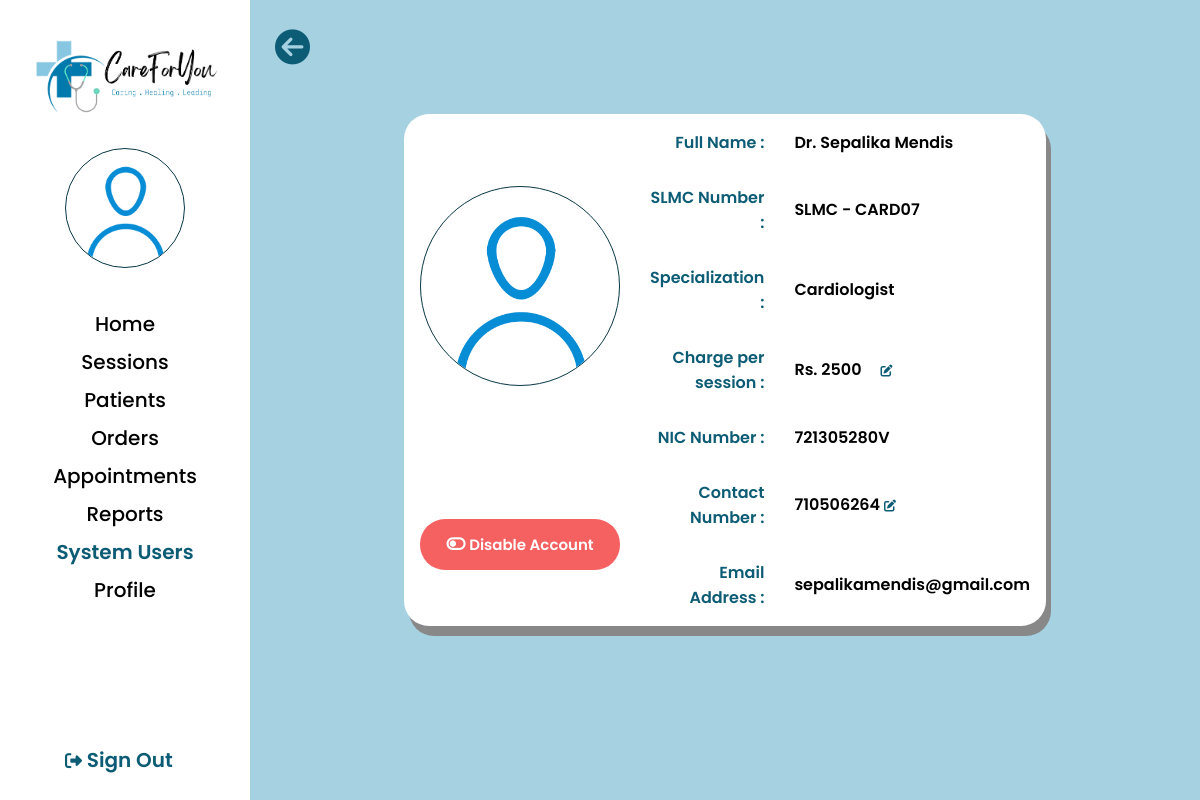
Screenshot of /admin/admin-doc-view-detail.php?id=1 (signed in) with the database file from the repository.
### tables this page shows
CREATE TABLE `tbl_doctor` (
  `doctor_id` int(100) NOT NULL,
  `doc_name` text NOT NULL,
  `contact_number` int(100) NOT NULL,
  `SLMC_number` varchar(50) NOT NULL,
  `charge` varchar(100) NOT NULL,
  `specialization` varchar(255) NOT NULL,
  `userid` varchar(10) NOT NULL,
  `nic` varchar(12) NOT NULL,
  `profile_picture` varchar(255) NOT NULL DEFAULT 'user.png'
);

CREATE TABLE `tbl_sysusers` (
  `userid` int(10) NOT NULL,
  `actortype` varchar(100) NOT NULL,
  `username` varchar(100) NOT NULL,
  `password` varchar(255) NOT NULL,
  `status` int(1) NOT NULL DEFAULT 1,
  `email` varchar(30) NOT NULL
);

### admin/admin_getinfo.php (called while the page is built, shortened)
<?php
    if(isset($_SESSION['user']))
    {
        $user  = $_SESSION['user'];
        $sql = "SELECT userid,email FROM tbl_sysusers WHERE username='$user' ";
        $res = mysqli_query($conn, $sql);
        if($res == TRUE)
        {
            $count =mysqli_num_rows($res);
            if($count == 1)
            {
                $row = mysqli_fetch_assoc($res);
                $Admin_userid = $row['userid'];
            }
        }
        $sql2 = "SELECT * FROM tbl_admin WHERE userid=$Admin_userid";
        $res2 = mysqli_query($conn, $sql2);
        if($res2 == TRUE)
        {
            $count2 =mysqli_num_rows($res2);
            if($count2 == 1)
            {
                $row2 = mysqli_fetch_assoc($res2);
                $Admin_profile_picture = $row2['profile_picture'];
            }
        }
    }
?>

### admin/admin-doc-view-detail.php (the view, shortened to what this page needs)
<?php include('../config/constants.php'); ?>
<!DOCTYPE html>
<html lang="en">
<head>
    <link rel="stylesheet" href="../css/admin.css">
</head>
<body>
    <?php include('admin_getinfo.php') ?>
    <div class="wrapper">
        <div class="sidebar">
            <a href="../index.php"><img src="../images/logo.png" alt="logo" class="logo"></a>
            <img src="../images/user-profilepic/admin/<?php echo $Admin_profile_picture; ?>" alt="user" class="imgframe">
            <ul>
                <li><a href="admin_home.php">Home</a></li>
                <li><a href="admin-session-view.php">Sessions</a></li>
                <li><a href="admin-patient-view.php">Patients</a></li>
                <li><a href="admin-order-view.php">Orders</a></li>
                <li><a href="admin-appointment.php">Appointments</a></li>
                <li><a href="#">Reports</a></li>
                <li><a href="admin-system-users.php">
                        <div class="highlighttext">System Users</div>
                    </a></li>
                <li><a href="admin_viewprofile.php">Profile</a></li>
            </ul>
            <div class="signouttext"><a href="../logout.php"><i class="fa-solid fa-right-from-bracket"></i> Sign Out </a></div>
        </div>
        <div class="main_content">
            <div class="info">
            <div class="back" onclick="location.href='admin-doc-view.php'">
                <i class="fa-solid fa-circle-arrow-left" style="font-size: 35px;"></i>
            </div>
            <?php
                $id = $_GET['id'];
                $query = "SELECT * FROM tbl_doctor INNER JOIN tbl_sysusers ON tbl_doctor.userid = tbl_sysusers.userid WHERE doctor_id= $id";
                $result = mysqli_query($conn, $query);
                $row = mysqli_fetch_assoc($result);
                ?>
               <table class="view-doc" >
                    <tr>
                        <td rowspan = 5 style="width:100px;">
                            <img src="../images/user-profilepic/doctor/<?php echo $row['profile_picture']; ?>" alt="user" class="ppframe">
                        </td>
                        <td class="typeR">Full Name :</td>
                        <td class="typeL"><?php echo $row['doc_name']; ?></tr>
                    <tr>
                        <td class="typeR">SLMC Number :</td>
                        <td class="typeL"><?php echo $row['SLMC_number']; ?></td>
                    </tr>
                    <tr>
                        <td class="typeR">Specialization :</td>
                        <td class="typeL"><?php echo $row['specialization']; ?></td>
                    </tr>
                    <tr>
                        <td class="typeR">Charge per session :</td>
                        <td class="typeL">Rs. <?php echo $row['charge']; ?>
                        <?php  include('admin-doc-viewdetail-charge-pop.php') ?>
                    </td>
                    </tr>
                    <tr>
                        <td class="typeR">NIC Number :</td>
                        <td class="typeL"><?php echo $row['nic']; ?></td>
                    </tr>
                    <tr>
                        <td rowspan = 2>
                        <?php
                            if ($row['status'] == 1) {
                                include('./admin-doc-pop.php');
                            ?>
                                <button class="btn-del-doc-disable" onclick="document.getElementById('id01').style.display='block';
                                document.getElementById('del').action = '?id=<?php echo $row['doctor_id'] ?>&disable=<?php echo $row['userid'] ?> ';
                                ">
                                <i class="fa-solid fa-toggle-off"></i>
                                Disable Account
                                </button>
                            <?php };
                        ?>
                        <td class="typeR">Contact Number :</td>
                        <td class="typeL"><?php echo $row['contact_number']; ?>
                        <?php  include('admin-doc-viewdetail-phoneno-pop.php') ?>
                    </td>
                    <tr>
                        <td class="typeR">Email Address :</td>
                        <td class="typeL"><?php echo $row['email']; ?></td>
                    </tr>
</body>
</html>

### css/admin.css (style rules this page uses)
* { margin: 0px; padding: 0px; box-sizing: border-box; list-style: none; text-decoration: none; font-family: 'Poppins', sans-serif; }
body { background-color: #A5D1E1; }
.back { position: absolute; left: 275px; top: 30px; color: #0D5C75; cursor: pointer; }
.wrapper { display: flex; position: relative; }
.wrapper .sidebar { width: 250px; height: 100%; background: #FFFFFF; padding: 30px 0px; position: fixed; }
.logo { width: 200px; margin-top: 0px; margin-left: 25px; }
.imgframe { width: 120px; height: 120px; margin-top: 20px; margin-left: 65px; border: 1px solid #083746; border-radius: 50%; }
.wrapper .sidebar ul { margin-top: 20px; text-align: center; font-size: 20px; font-weight: 500; padding: 10px; }
.wrapper .sidebar ul li { padding: 4px; vertical-align: middle; }
.wrapper .sidebar ul li a { color: #000000; display: block; }
.signouttext { color: #0D5C75; text-align: center; font-size: 20px; font-weight: 600; position: absolute; bottom: 25px; left: 65px; }
.wrapper .sidebar .signouttext a { color: #0D5C75; display: block; }
.fa-solid { font-size: 17px; }
.wrapper .main_content { width: 100%; margin-left: 250px; margin-top: 50px; text-align: center; }
.wrapper .main_content .info { margin: 20px; color: #000000; line-height: 25px; }
.wrapper .main_content .info div { margin-bottom: 20px; }
.highlighttext { color: #0D5C75; font-weight: 600; display: inline; }
table { border-collapse:collapse; }
table td { width: 750px; text-align:center; padding-left: 10%; padding-right: 10%; padding-bottom: 5%; }
.view-doc { margin-top: 7%; margin-bottom: 5%; margin-left: auto; margin-right: auto; width: 65%; text-align: center; vertical-align: middle; background-color: #ffffff; border-collapse: collapse; border-radius: 25px; overflow: hidden; border: 1px solid #888888; padding: 10px; box-shadow: 5px 10px #888888; }
.view-doc tr td { padding: 15px; text-align: center; vertical-align: middle; }
.view-doc td.typeR { text-align: right; color: #0D5C75; font-weight: 600; }
.view-doc td.typeL { text-align: left; font-weight: 600; }
.ppframe { width: 200px; height: 200px; border: 1px solid #083746; border-radius: 50%; }
.btn-del-doc-disable { width: 200px; border-radius: 25px; background-color: #F45050; font-size: 15px; font-weight: 600; cursor: pointer; }

### css/pha-del-pop.css (style rules this page uses)
button { background-color: #04AA6D; color: white; padding: 14px 20px; margin: 8px 0; border: none; cursor: pointer; width: 100%; opacity: 0.9; font-family: 'Poppins'; font-style: normal; }
a { cursor: pointer; }

### admin/admin-doc-viewdetail-charge-pop.php (style rules this page uses)
* { margin: 0; padding: 0; box-sizing: border-box; font-family: "Poppins", sans-serif; }

### admin/admin-doc-viewdetail-phoneno-pop.php (style rules this page uses)
* { margin: 0; padding: 0; box-sizing: border-box; font-family: "Poppins", sans-serif; }

### rows the page displays
tbl_doctor: profile_picture (placeholder picture), doc_name "Dr. Sepalika Mendis", SLMC_number "SLMC - CARD07", specialization "Cardiologist", charge "2500", nic "721305280V", contact_number "710506264", userid.email "sepalikamendis@gmail.com"
